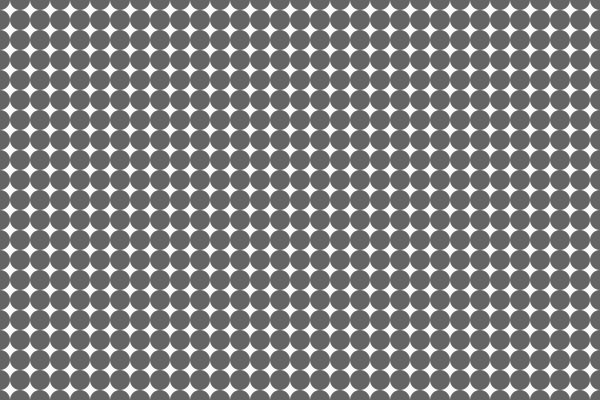
Frame 1 (no input)
Frame 60 (the mouse pressed at the canvas centre just before this capture): identical to frame 1, image omitted
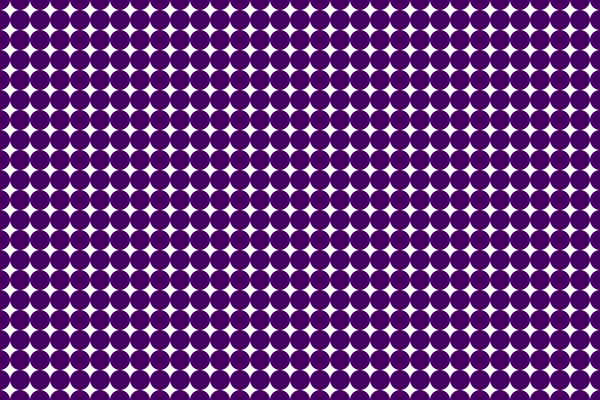
Frame 120 (the mouse held since frame 60 and released just before this capture)

The Processing sketch that drew these frames (run headless with seeded random() and noise(); from frame 60 on, the mouse is pressed at the canvas centre):

// Processing sketch: for_loop_doble
// ── for_loop_doble.pde
int col, filas;

void setup() {
  size(600, 400);
  col = 80;
  filas = 40;
  noStroke();
  colorMode(HSB);
}
void draw() {
  background(250);
  fill(0);
  for (int x=0; x< col; x++) {
    for (int y=0; y< filas; y++) {
      fill(mouseY, mouseX,100);
      ellipse(x*20, y*20, 20, 20);
    }
  }
}
